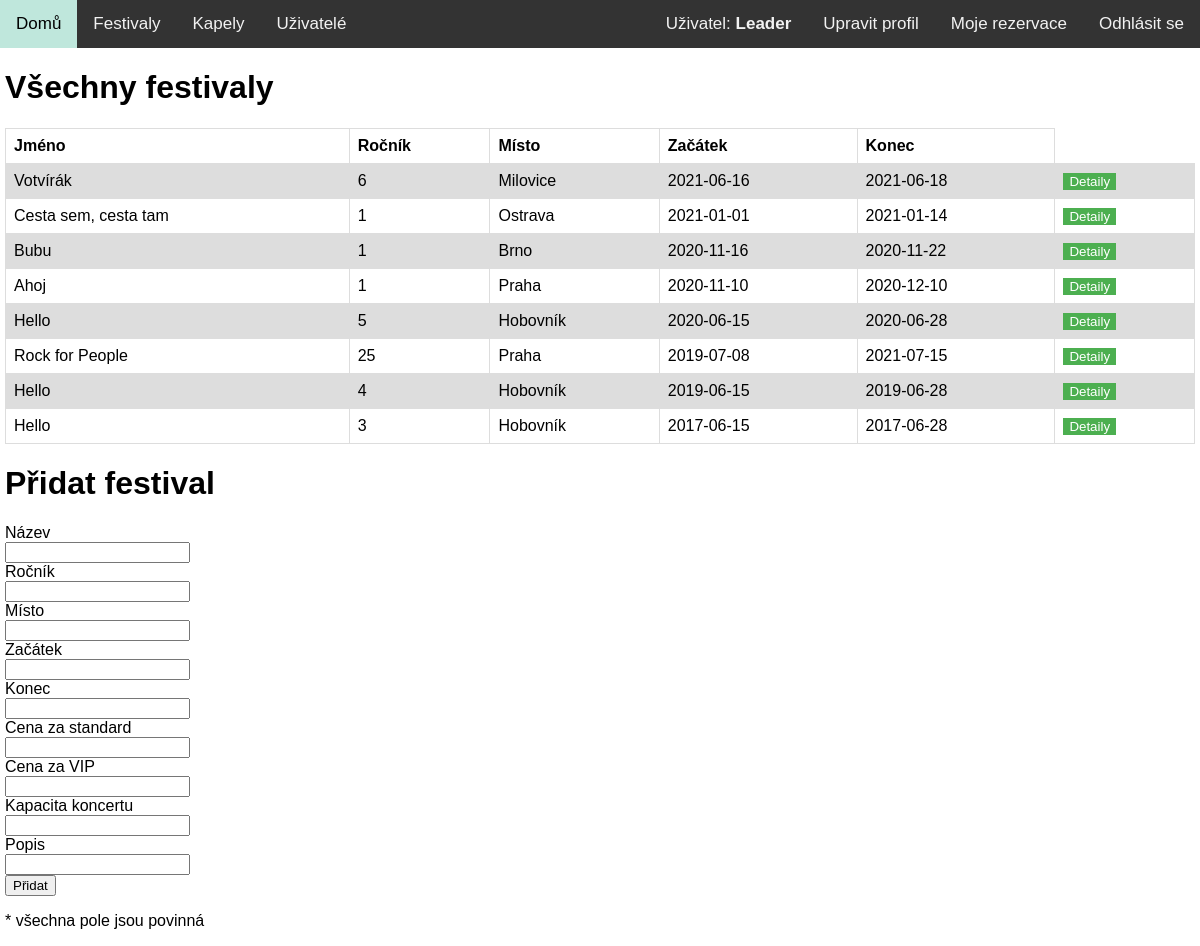
The page /festivals.php (signed in) on the database its author committed.
### tables this page shows
CREATE TABLE IF NOT EXISTS `Festival` (
  `id` int(1) NOT NULL AUTO_INCREMENT,
  `nazev` varchar(30) NOT NULL,
  `rocnik` int(1) NOT NULL,
  `misto_konani` varchar(30) NOT NULL,
  `datum_od` date NOT NULL,
  `datum_do` date NOT NULL,
  `vstupne_standard` int(1) NOT NULL,
  `vstupne_vip` int(1) NOT NULL,
  `zaplneno` int(1) NOT NULL,
  `kapacita` int(1) NOT NULL,
  `popis` text NOT NULL,
  PRIMARY KEY (`id`),
  UNIQUE KEY `nazev_rocnik` (`nazev`,`rocnik`)
);

### web/functions.php (the view, shortened to what this page needs)
<?php
function print_header($title)
{
?>
<!DOCTYPE html>
<html lang="cs">
<head>
</head>
<body>
    <nav class="topnav">
        <span style="float:left">
            <a href="index.php">Domů</a>
            <a href="festivals.php">Festivaly</a>
            <a href="bands.php">Kapely</a>
            <?php if (has_rights_of('administrator')) echo '<a href="users.php">Uživatelé</a>'; ?>
        </span>
        <span style="float:right">
            <?php
            if (isset($_SESSION['user']))
                echo '<span class="user">Uživatel: <b>', $_SESSION['user'], '</b></span>
                <a href="edit.php">Upravit profil</a>
                <a href="tickets.php">Moje rezervace</a>
                <a href="logout.php">Odhlásit se</a>';
            else
                echo '<a href="login.php">Přihlásit se</a>
                <a href="register.php">Registrovat se</a>';
            ?>
        </span>
        <br clear: both>
    </nav>
    <div class="main_body">
<?php
}
function print_footer()
{
?>
    </div>
</body>
</html>
<?php
}
function print_table($header, $columns, $table, $rows=null, $details=null, $edit=null, $delete=null)
{
    echo "<table>\n";
    echo "<tr>";
    foreach ($header as $column)
        echo "<th>${column}</th>";
    echo "</tr>\n";
    while ($row = $rows->fetch())
    {
        echo "<tr>";
        foreach ($columns as $column)
            echo '<td>', $row[$column], '</td>';
        if ($details !== null)
            echo '<td><a href="', $details, '?details=', $row['id'], '"><button class="button button1">Detaily</button></a></td>';
        echo "</tr>\n";
    }
    echo "</table>\n";
}
function print_form($labels, $fields, $method=null, $action=null, $sendbtn='Přidat')
{
    echo '<form';
    if ($action !== null) echo ' action="', $action, '"';
    if ($method !== null) echo ' method="', $method, '"';
    echo ">\n";
    foreach (array_combine($labels, $fields) as $label => $field)
    {
        echo "<label for=\"${field}\">${label}</label><br>\n";
        echo "<input type=\"text\" name=\"${field}\" id=\"${field}\" required><br>\n";
    }
    echo "<input type=\"submit\" value=\"${sendbtn}\">\n";
    echo "</form>\n";
}
function has_rights_of($authorization)
{
    if (isset($_SESSION['authorization']))
        switch ($_SESSION['authorization'])
        {
            case 'administrator':
                if ($authorization == 'administrator') return true;
            case 'poradatel':
                if ($authorization == 'poradatel') return true;
        }
    return false;
}

### web/functions.php (style rules this page uses)
body { margin: 0; font-family: Arial, Helvetica, sans-serif; }
.topnav { overflow: hidden; background-color: #333; }
.main_body { padding: 0px 5px; }
.topnav a, .user { float: left; color: #f2f2f2; text-align: center; padding: 14px 16px; text-decoration: none; font-size: 17px; }
table { font-family: arial, sans-serif; border-collapse: collapse; width: 100%; }
td, th { border: 1px solid #dddddd; text-align: left; padding: 8px; }
tr:nth-child(even) { background-color: #dddddd; }
.button { border: none; color: white; text-align: center; display: inline-block; }
.button1 { background-color: #4CAF50; }

### rows shown on the page
festival: nazev "Votvírák", rocnik "6", misto_konani "Milovice", datum_od "2021-06-16", datum_do "2021-06-18"
festival: nazev "Cesta sem, cesta tam", rocnik "1", misto_konani "Ostrava", datum_od "2021-01-01", datum_do "2021-01-14"
festival: nazev "Bubu", rocnik "1", misto_konani "Brno", datum_od "2020-11-16", datum_do "2020-11-22"
festival: nazev "Ahoj", rocnik "1", misto_konani "Praha", datum_od "2020-11-10", datum_do "2020-12-10"
festival: nazev "Hello", rocnik "5", misto_konani "Hobovník", datum_od "2020-06-15", datum_do "2020-06-28"
festival: nazev "Rock for People", rocnik "25", misto_konani "Praha", datum_od "2019-07-08", datum_do "2021-07-15"
festival: nazev "Hello", rocnik "4", misto_konani "Hobovník", datum_od "2019-06-15", datum_do "2019-06-28"
festival: nazev "Hello", rocnik "3", misto_konani "Hobovník", datum_od "2017-06-15", datum_do "2017-06-28"

### other values the page prints
$_SESSION['user'] "Leader"
column "Jméno"
column "Ročník"
column "Místo"
column "Začátek"
column "Konec"
label "Název"
label "Ročník"
label "Místo"
label "Začátek"
label "Konec"
label "Cena za standard"
label "Cena za VIP"
label "Kapacita koncertu"
label "Popis"
